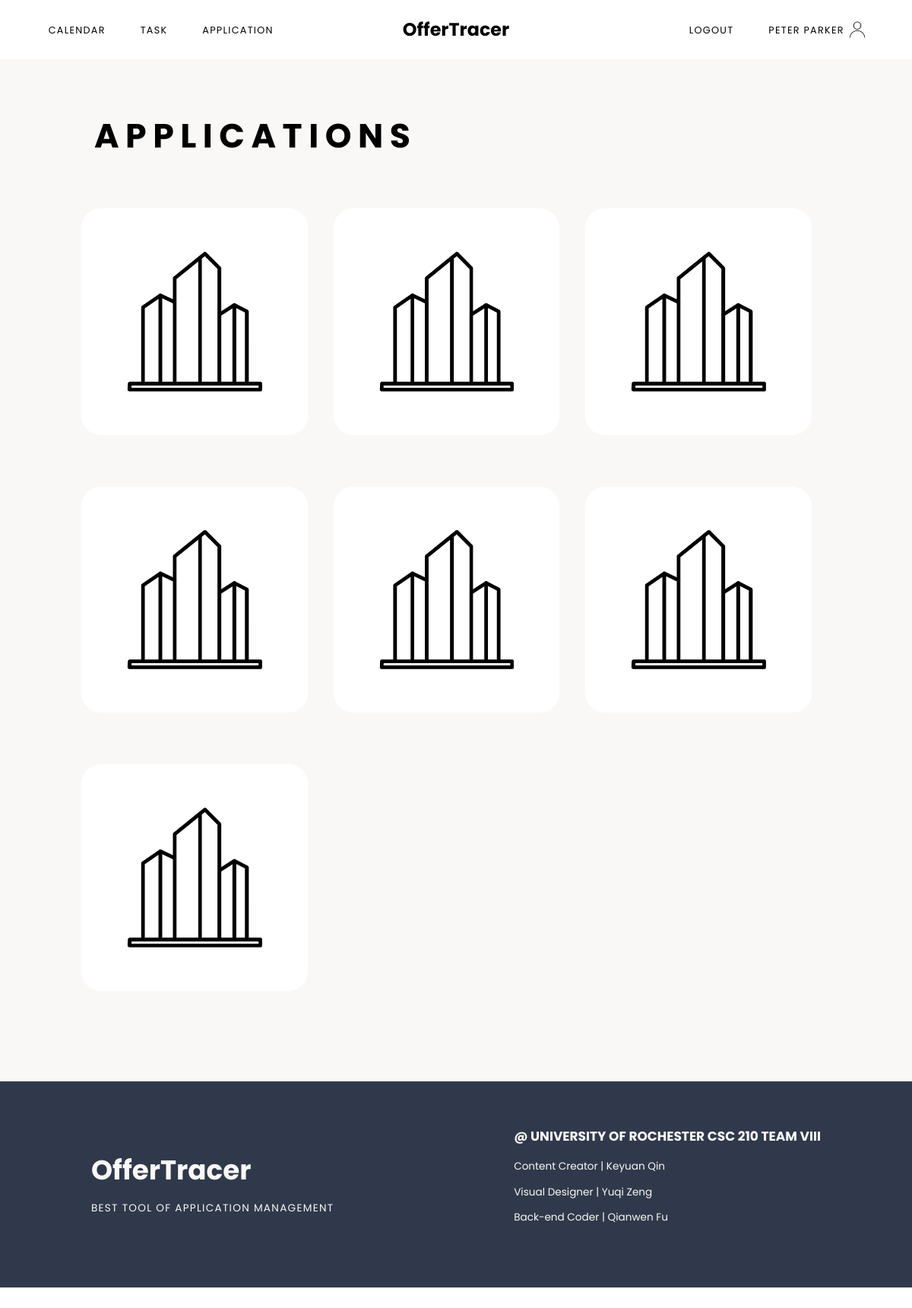
Before: /job (signed in) with the older database file.
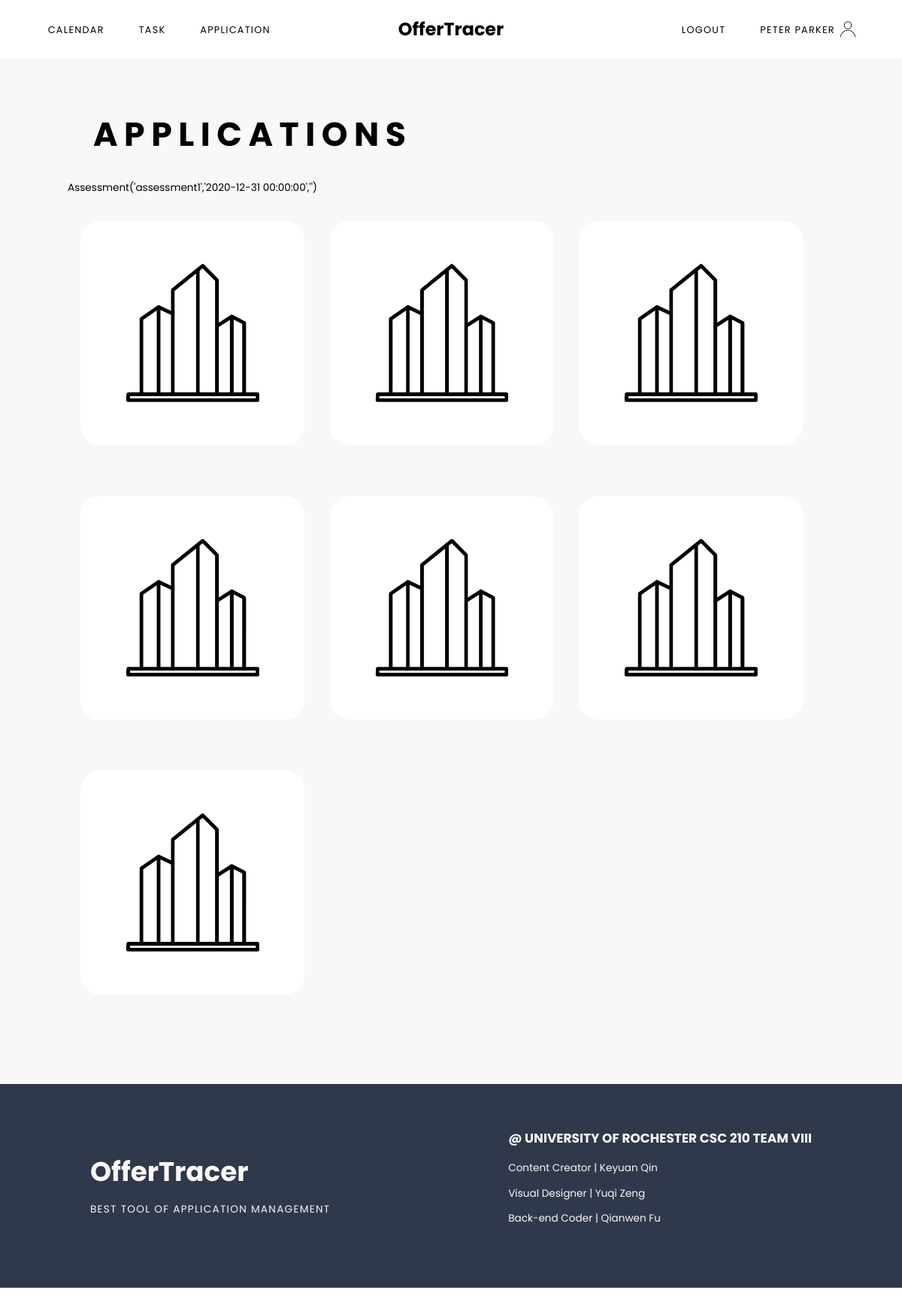
After: the same page with the newer database file.
### models.py (models this page shows, shortened)
class User(UserMixin, db.Model):
	id = db.Column(db.Integer, primary_key=True)
	email = db.Column(db.String(100), unique=True, nullable=False)
	password = db.Column(db.String(100), nullable=False)
	name = db.Column(db.String(100), nullable=False)
	jobs = db.relationship('Job', backref='author', lazy=True)
	tasks = db.relationship('Task', backref='author', lazy=True)

class Job(db.Model):
	id = db.Column(db.Integer, primary_key=True)
	program = db.Column(db.String(100), nullable=False)
	company = db.Column(db.String(100), nullable=False)
	deadline = db.Column(db.DateTime)
	resume = db.Column(db.Boolean(False), nullable=False)
	resumeNotes = db.Column(db.Text)
	coverletter = db.Column(db.Boolean(False), nullable=False)
	coverletterNotes = db.Column(db.Text)
	transcript = db.Column(db.Boolean(False), nullable=False)
	transcriptNotes = db.Column(db.Text)
	onlineForm = db.Column(db.Boolean(False), nullable=False)#online application form whether filled out or not
	onlineFormNotes = db.Column(db.Text)
	user_id = db.Column(db.Integer, db.ForeignKey('user.id'), nullable=False)
	tasks = db.relationship('Task', backref='position', lazy=True)
	assessments = db.relationship('Assessment', backref='position', lazy=True)

class Assessment(db.Model): #interview or online assessment
	id = db.Column(db.Integer, primary_key=True)
	title = db.Column(db.String(100), nullable=False) #name of this interview E.G. 1st-round interview
	time = db.Column(db.DateTime, nullable=False) #scheduled time of this interview
	place = db.Column(db.Text) #location where the interview takes place E.G. physical address/online zoom room link and passcode
	iFormat = db.Column(db.String(100)) #online assessment/interview/group interview...
	notes = db.Column(db.String(100)) #any notes about this assessment
	job_id = db.Column(db.Integer, db.ForeignKey('job.id'))
	def __repr__(self):
		return f"Assessment('{self.title}','{self.time}','{self.iFormat}')"

### main.py (the view)
@main.route('/job')
@login_required
def job():
	jobs = Job.query.filter_by(user_id=current_user.id)
	assessments = Assessment.query.all()
	return render_template('job.html', jobs=jobs, name=current_user.name, assessments=assessments)

### app.py (called while the page is built)
@login_manager.user_loader
def load_user(user_id):
	return User.query.get(int(user_id))

### templates/job.html (shortened to what this page needs)
{% extends "baseLogged.html" %}
{% block content %}
	<div class="appContainer sectionContainer">
		<div class="appContent">
			<h1>Applications</h1>
			{% for assessment in assessments %}
					{{assessment}}
			{% endfor %}
			<div class="appcards">
				{% for job in jobs %}
				<div class="scene">
					<div class="card">
						<div class="card__face card__face--front">
							<img src="{{ url_for('static', filename='images/unknownCompany.png') }}">
						</div>
						<div class="card__face card__face--back">
							<ul>
							<li class="cardItem"><p class="cardTitle">Program</p><p>{{job.program}}</p></li>
							<li class="cardItem"><p class="cardTitle">Company</p><p>{{job.company}}</p></li>
							<li class="cardItem"><p class="cardTitle">Deadline</p><p>{{job.deadline}}</p></li>
							<li><a href="{{url_for('main.job_single', job_id=job.id)}}">Go to this job</a></li>
							<li><a href="{{url_for('main.job_update', job_id=job.id)}}">Update</a></li>
							<li><a href="{{url_for('main.job_delete', job_id=job.id)}}">Delete</a></li>
							</ul>
						</div>
					</div>
				</div>
				{% endfor %}
			</div>
		</div>
	</div>
{% endblock %}

### templates/baseLogged.html (shortened to what this page needs)
<!DOCTYPE html>
<html lang="en">
<head>
	<link rel="stylesheet" type="text/css" href="{{ url_for('static', filename='css/nav.css') }}">
	<link rel="stylesheet" type="text/css" href="{{ url_for('static', filename='css/styles.css') }}">
	<link rel="stylesheet" type="text/css" href="{{ url_for('static', filename='css/dashboard.css') }}">
	<link rel="stylesheet" type="text/css" href="{{ url_for('static', filename='css/calendar.css') }}">
  	<link rel="stylesheet" type="text/css" href="{{ url_for('static', filename='css/task.css') }}">
  	<link rel="stylesheet" type="text/css" href="{{ url_for('static', filename='css/app.css') }}">
</head>
<body>
	{% if current_user.is_authenticated %}
	<nav class="main-menu auth">
		<div class="m1">
			<a href="{{url_for('main.calendar')}}">Calendar</a>
			<a href="{{url_for('main.task')}}">Task</a>
			<a href="{{url_for('main.job')}}">Application</a>
		</div>
		<div class="title">
			<a href="{{url_for('main.index')}}">OfferTracer</a>
		</div>
		<div class="m2">
			<a href="{{url_for('auth.logout')}}">Logout</a>
			<a href="{{url_for('main.dashboard')}}" class="accName">{{ name }}</a>
		</div>
	</nav>
	{% block content %}
	{% endblock %}
	<footer class="sectionContainer">
			<div class="content footerContent containAlignCenter">
				<div class="webName">
					<h3>OfferTracer</h3>
					<p>Best Tool of Application Management</p>
				</div>
				<div class="developer">
					<h3>@ University of Rochester CSC 210 TEAM VIII</h3>
					<p>Content Creator | Keyuan Qin</p>
					<p>Visual Designer | Yuqi Zeng</p>
					<p>Back-end Coder | Qianwen Fu</p>
				</div>
			</div>
	</footer>
	{% endif %}
</body>
</html>

### static/css/nav.css (style rules this page uses)
.main-menu { top: 0; width: 100%; display: grid; grid-template-columns: 1fr 1fr 1fr; padding-top: 25px; padding-bottom: 25px; }
.auth { background-color: white; }
.main-menu a { text-decoration: none; color:black; font-family: 'Poppins', sans-serif; }
.title { margin: 0 auto; align-self: center; text-align: center; }
.m1 { padding-left: 50px; padding-top: 11px; }
.m2 { padding-right: 40px; text-align: right; padding-top: 11px; }
.title a { font-size: 28px; font-weight: bolder; }
.m1 a, .m2 a { text-transform: uppercase; margin-left: 25px; margin-right: 25px; font-size: 15px; letter-spacing: 1.5px; }
.accName { background-image: url(../images/user.png); background-repeat: no-repeat; background-position: right; background-size: contain; padding-right: 40px; padding-top: 10px; padding-bottom: 10px; }

### static/css/styles.css (style rules this page uses)
html, body, .container { margin: 0; height: 100%; }
li { list-style: none; }
ul { padding-left: 0; }
.sectionContainer { margin: 0 auto; width: 100%; align-self: center; display: flex; flex-wrap: wrap; justify-content: center; }
.content { height: auto; max-width: 80%; font-family: 'Poppins', sans-serif; display: flex; align-items: center; }
.containAlignCenter { margin: 0 auto; align-self: center; display: flex; flex-wrap: wrap; justify-content: center; }
footer { background-color: #30394b; }
.footerContent { color: #faf8f6; margin-top: 50px; margin-bottom: 80px; width: 100%; justify-content: space-between; }
.webName h3 { font-size: 42px; margin-bottom: 0px; padding-bottom: 0; }
.webName p { text-transform: uppercase; letter-spacing: 1.5px; }
.developer h3 { text-transform: uppercase; font-size: 20px; }
@media (max-width: 1350px) { html { zoom: 90%; } }
@media (max-width: 1250px) { html { zoom: 85%; } }

### static/css/calendar.css (style rules this page uses)
*, *:before, *:after { -moz-box-sizing: border-box; -webkit-box-sizing: border-box; box-sizing: border-box; }

### static/css/app.css (style rules this page uses)
.appContainer { margin: 0 auto; font-family: 'Poppins', sans-serif; background-color: #faf8f6; height: auto; padding-bottom: 100px; }
.appContent { width: 1200px; }
.appContainer h1 { margin-top: 80px; font-size: 52px; letter-spacing: 10px; text-transform: uppercase; padding-left: 40px; }
.appcards { display: flex; flex-wrap: wrap; margin: 0 auto; width: 100%; }
.scene { width: 350px; height: 350px; margin: 40px 0; perspective: 600px; margin-left: 20px; margin-right: 20px; border-radius: 30px; }
.card { width: 350px; height: 350px; display: flex; transform-style: preserve-3d; transform-origin: center right; transition: transform 1s; }
.card img { width: 350px; }
.card__face--front { background-color: white; border-radius: 30px; }
.card__face { position: absolute; width: 100%; height: 100%; color: white; text-align: center; font-weight: bold; backface-visibility: hidden; }
.card__face--back { transform: rotateY(180deg); background-color: #c5afc5; border-radius: 30px; }
.card ul { margin-top: 40px; }
.card li { margin-left: 25px; margin-right: 25px; font-weight: lighter; text-align: left; margin-top: 20px; margin-bottom: 20px; }
.cardItem { display: grid; grid-template-columns: 1fr 2fr; }
.cardTitle { text-transform: uppercase; letter-spacing: 1.2px; color: #e8e8e7; }
.card p { margin: 0; }
.card a { color: white; text-transform: uppercase; letter-spacing: 1.2px; color: #e8e8e7; }

Changed rows visible on the page:
added Assessment: title+time+iFormat "Assessment('assessment1','2020-12-31 00:00:00','')"
